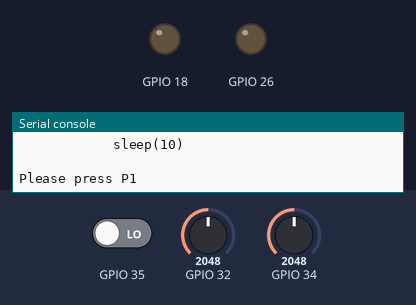
A program run on a simulated ESP32 board running MicroPython. On the bench: output pins drawn as LEDs (lit = HIGH), the last lines printed to the serial console. Inputs (shaded band) come from the test bench; at power-on: GPIO 32 = 2048, GPIO 34 = 2048, GPIO 35 LOW (analog values on the 0–4095 scale).

Above: at 1.2 s.
1.3 s: GPIO 32 set to 3007
At 7.7 s:
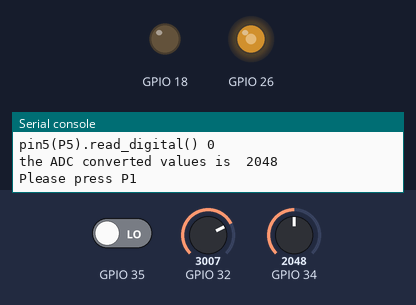
8.9 s: GPIO 32 set to 3130
At 12.7 s:
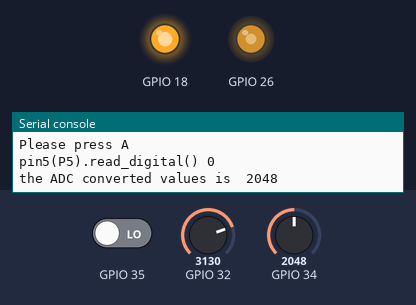
Timing chart, 0 to 26.7 s (numbered marks = the images above; inputs shaded):
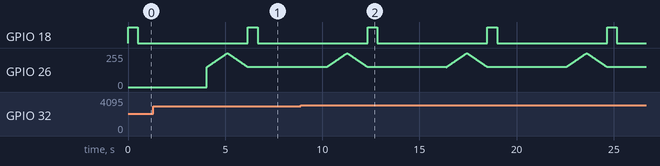

The program:

pins.py
```python
from utime import sleep_ms as sleep
from machine import Pin, ADC, DAC

class Pins():

    def __init__(self, pin):
        self.pin = pin
        self.adc = None

    def write_digital(self, v):
        Pin(self.pin, Pin.OUT).value(v)

    def read_digital(self):
        return Pin(self.pin, Pin.IN).value()

    def read_analog(self, ATTN = ADC.ATTN_0DB):
        if self.pin not in range(32,40):
            # print("This pin feature is not supported")
            return None
        if self.adc is None:
            self.adc = ADC(Pin(self.pin, Pin.IN))
            self.adc.atten(ATTN)
        return self.adc.read()

    def write_analog(self, value):
        if self.pin not in [25,26]:
            # print("This pin feature is not supported")
            return None
        DAC(Pin(self.pin)).write(value)

    def is_touched(self):
        return self.read_analog() > 3071

def unit_test():
    print('The unit test code is as follows')
    print('\n\
        pin13 = Pins(18)\n\
        pin1 = Pins(32)\n\
        pin21=Pins(34)\n\
        pin10=Pins(26)\n\
        pin5=Pins(35)\n\
        while True:\n\
        pin13.write_digital(1)\n\
        sleep(20)\n\
        pin13.write_digital(0)\n\
        sleep(480)\n\
        print(\'Please press P1\')\n\
        sleep(1000)\n\
        print(\'pin1(P1).is_touched()\', pin1.is_touched())\n\
        sleep(1000)\n\
        print(\'Please press A\')\n\
        sleep(1000)\n\
        print(\'pin5(P5).read_digital()\', pin5.read_digital())\n\
        print(\'the ADC converted values is \', pin21.read_analog(ADC.ATTN_11DB))\n\
        sleep(50)\n\
        for val in range(150,255,1):\n\
            pin10.write_analog(val)\n\
            sleep(10)\n\
        for val in range(255,150,-1):\n\
            pin10.write_analog(val)\n\
            sleep(10)\n\
    ')
    pin13 = Pins(18)
    pin1 = Pins(32)
    pin21=Pins(34)
    pin10=Pins(26)
    pin5=Pins(35)
    while True:
        pin13.write_digital(1)
        sleep(500)
        pin13.write_digital(0)
        sleep(500)
        print('Please press P1')
        sleep(1000)
        print('pin1(P1).is_touched()', pin1.is_touched())
        sleep(1000)
        print('Please press A')
        sleep(1000)
        print('pin5(P5).read_digital()', pin5.read_digital())
        print('the ADC converted values is ', pin21.read_analog(ADC.ATTN_11DB))
        sleep(50)
        for val in range(150,255,1):
            pin10.write_analog(val)
            sleep(10)
        for val in range(255,150,-1):
            pin10.write_analog(val)
            sleep(10)


if __name__ == '__main__':
    unit_test()
```

Measured:
- the behaviour switches between 3071 and 3072 on GPIO 32 (found by bisection; images 1 and 2)
- by itself, GPIO 18: alternates HIGH for 0.50 s and LOW for 5.7 s
